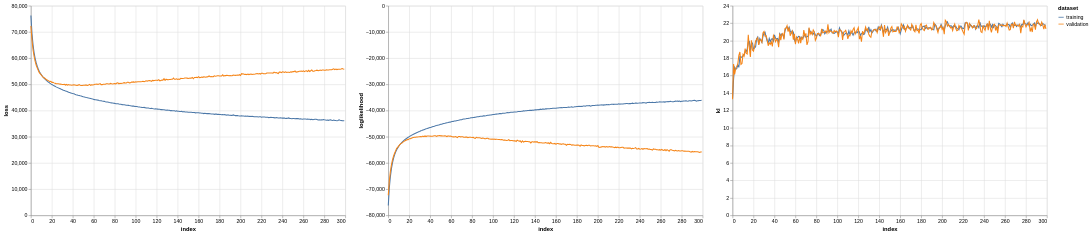

Notebook code for this chart:
### Code cell
def metric_chart(df: pd.DataFrame, metric: str):

    sub_df = df.loc[:,[('training', metric), ('validation', metric)]]
    sub_df.columns = sub_df.columns.get_level_values(0)
    chart = alt.Chart(
        sub_df.reset_index()
    ).transform_fold(
        sub_df.columns.to_list(), ['dataset', metric]
    ).mark_line().encode(
        x='index:Q', y=f'{metric}:Q', color='dataset:N'
    ).properties(width=600, height=400)

    return chart

metric_chart(results_df, 'loss') | metric_chart(results_df, 'loglikelihood') | metric_chart(results_df, 'kl')

### Figure 1 — Vega-Lite specification as saved in the notebook (floating-point values rounded to 4 significant figures; data arrays with more than 128 entries replaced by an {"elided": "..."} marker saying what was removed)
{"config": {"view": {"continuousWidth": 300, "continuousHeight": 300}}, "hconcat": [{"data": {"name": "data-32583315b2b3a9a431a1e9c195f87a68"}, "mark": {"type": "line"}, "encoding": {"color": {"field": "dataset", "type": "nominal"}, "x": {"field": "index", "type": "quantitative"}, "y": {"field": "loss", "type": "quantitative"}}, "height": 400, "transform": [{"fold": ["training", "validation"], "as": ["dataset", "loss"]}], "width": 600}, {"data": {"name": "data-9152d8ffc48e37e227ebae77c514f96f"}, "mark": {"type": "line"}, "encoding": {"color": {"field": "dataset", "type": "nominal"}, "x": {"field": "index", "type": "quantitative"}, "y": {"field": "loglikelihood", "type": "quantitative"}}, "height": 400, "transform": [{"fold": ["training", "validation"], "as": ["dataset", "loglikelihood"]}], "width": 600}, {"data": {"name": "data-5179d4ccc1ba99ec3b4c3fbbc8083c33"}, "mark": {"type": "line"}, "encoding": {"color": {"field": "dataset", "type": "nominal"}, "x": {"field": "index", "type": "quantitative"}, "y": {"field": "kl", "type": "quantitative"}}, "height": 400, "transform": [{"fold": ["training", "validation"], "as": ["dataset", "kl"]}], "width": 600}], "$schema": "https://vega.github.io/schema/vega-lite/v5.8.0.json", "datasets": {"data-32583315b2b3a9a431a1e9c195f87a68": {"elided": "300 records"}, "data-9152d8ffc48e37e227ebae77c514f96f": {"elided": "300 records"}, "data-5179d4ccc1ba99ec3b4c3fbbc8083c33": {"elided": "300 records"}}}
